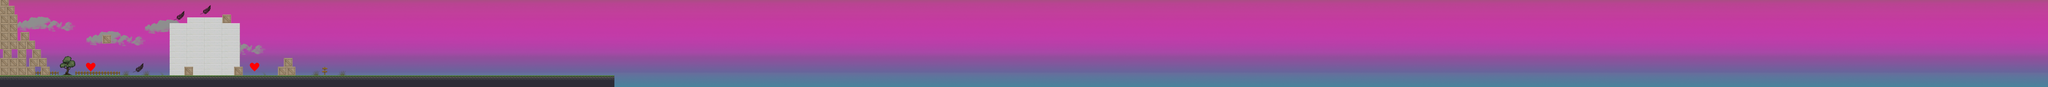

Below is a game level as drawn by its tile map, then a one-line description and the .tmx that defines it (tile-layer data replaced by summaries):
An orthogonal 700x30 tile map with 16x16 px tiles, 5 tile layers (Sky, Ground, Objects, Feather, ...), 8 tilesets and 27 objects.

<map version="1.0" orientation="orthogonal" renderorder="right-down" width="700" height="30" tilewidth="16" tileheight="16" nextobjectid="39">
 <tileset firstgid="1" name="sky" tilewidth="16" tileheight="16" tilecount="2912" columns="91">
  <image source="Sky.png" width="1466" height="520" />
 </tileset>
 <tileset firstgid="2913" name="ground" tilewidth="16" tileheight="16" tilecount="240" columns="20">
  <image source="tilesetOpenGame_1 copy.png" width="320" height="192" />
 </tileset>
 <tileset firstgid="3153" name="bushes" tilewidth="16" tileheight="16" tilecount="24" columns="12">
  <image source="Bushes.png" width="200" height="37" />
 </tileset>
 <tileset firstgid="3177" name="Misc" tilewidth="16" tileheight="16" tilecount="3220" columns="70">
  <image source="scifi_platformTiles_32x32.png" width="1120" height="736" />
 </tileset>
 <tileset firstgid="6397" name="cloud" tilewidth="16" tileheight="16" tilecount="150" columns="25">
  <image source="Cloud.png" width="400" height="100" />
 </tileset>
 <tileset firstgid="6547" name="box" tilewidth="16" tileheight="16" spacing="2" margin="1" tilecount="9" columns="3">
  <image source="RTS_Crate.png" width="57" height="57" />
 </tileset>
 <tileset firstgid="6556" name="feather" tilewidth="64" tileheight="64" tilecount="1" columns="1">
  <image source="Feather.png" width="74" height="75" />
 </tileset>
 <tileset firstgid="6557" name="heart" tilewidth="64" tileheight="64" tilecount="1" columns="1">
  <image source="../Changes/heart.png" width="64" height="64" />
 </tileset>
 <layer name="Sky" width="700" height="30">
  <data>[21000 cells, 21000 non-empty, 2550 distinct tile ids]</data>
 </layer>
 <layer name="Ground" width="700" height="30">
  <data>[21000 cells, 1092 non-empty, 134 distinct tile ids]</data>
 </layer>
 <layer name="Objects" width="700" height="30">
  <data>[21000 cells, 1110 non-empty, 229 distinct tile ids]</data>
 </layer>
 <layer name="Feather" width="700" height="30">
  <data>[21000 cells, 3 non-empty, 1 distinct tile ids]</data>
 </layer>
 <layer name="hearts" width="700" height="30">
  <data>[21000 cells, 2 non-empty, 1 distinct tile ids]</data>
 </layer>
 <objectgroup name="Ground">
  <object id="1" x="0" y="417" width="3360" height="63" />
  <object id="2" x="1" y="-1" width="47" height="31" />
  <object id="3" x="34" y="29" width="48" height="52" />
  <object id="5" x="52" y="82" width="42" height="141" />
  <object id="6" x="111" y="176" width="48" height="47" />
  <object id="7" x="52" y="222" width="139" height="49" />
  <object id="11" x="175" y="272" width="47" height="48" />
  <object id="14" x="208" y="320" width="47" height="47" />
  <object id="15" x="223" y="368" width="47" height="48" />
  <object id="16" x="-1" y="-71" width="11200" height="68" />
  <object id="18" x="928" y="126" width="382" height="289" />
  <object id="19" x="1280" y="368" width="46" height="50" />
  <object id="20" x="1216" y="80" width="46" height="47" />
  <object id="21" x="1024" y="96" width="189" height="30" />
  <object id="22" x="1520" y="368" width="95" height="49" />
  <object id="23" x="1552" y="321" width="47" height="44" />
  <object id="38" x="560" y="192" width="46.6667" height="46.6667" />
 </objectgroup>
 <objectgroup name="Feather">
  <object id="27" x="703" y="366" width="51" height="51" />
  <object id="28" x="928" y="81" width="48" height="46" />
  <object id="29" x="1072" y="49" width="47" height="46" />
 </objectgroup>
 <objectgroup name="Stoppers">
  <object id="31" x="1904" y="349" width="2" height="65" />
  <object id="32" x="2205" y="351" width="1" height="65" />
 </objectgroup>
 <objectgroup name="hearts">
  <object id="25" x="449" y="368" width="46" height="48" />
  <object id="26" x="1344" y="367" width="47" height="49" />
 </objectgroup>
 <objectgroup name="Geese">
  <object id="33" x="2047" y="384" width="16" height="14" />
 </objectgroup>
 <objectgroup name="Death">
  <object id="34" x="3363" y="477" width="1292" height="4" />
 </objectgroup>
 <objectgroup name="Boundaries">
  <object id="36" x="11202" y="-2" width="52" height="481" />
 </objectgroup>
</map>
